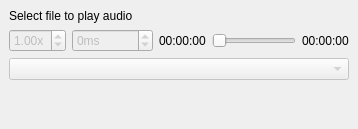
  <widget class="QDockWidget" name="dockAudio">
   <property name="minimumSize">
    <size>
     <width>324</width>
     <height>124</height>
    </size>
   </property>
   <property name="contextMenuPolicy">
    <enum>Qt::ContextMenuPolicy::NoContextMenu</enum>
   </property>
   <property name="toolTip">
    <string>Audio seeker and other controls</string>
   </property>
   <property name="windowTitle">
    <string>Audio Controls</string>
   </property>
   <attribute name="dockWidgetArea">
    <number>8</number>
   </attribute>
   <widget class="QWidget" name="dockWidgetContents_4">
    <layout class="QVBoxLayout" name="verticalLayout_6">
     <item>
      <widget class="QLabel" name="audio_label">
       <property name="text">
        <string>Select file to play audio</string>
       </property>
      </widget>
     </item>
     <item>
      <layout class="QHBoxLayout" name="horizontalLayout_7">
       <item>
        <widget class="QDoubleSpinBox" name="playRate">
         <property name="enabled">
          <bool>false</bool>
         </property>
         <property name="sizePolicy">
          <sizepolicy hsizetype="Minimum" vsizetype="Fixed">
           <horstretch>0</horstretch>
           <verstretch>0</verstretch>
          </sizepolicy>
         </property>
         <property name="minimumSize">
          <size>
           <width>0</width>
           <height>0</height>
          </size>
         </property>
         <property name="focusPolicy">
          <enum>Qt::FocusPolicy::NoFocus</enum>
         </property>
         <property name="toolTip">
          <string>Playback rate</string>
         </property>
         <property name="suffix">
          <string>x</string>
         </property>
         <property name="minimum">
          <double>0.050000000000000</double>
         </property>
         <property name="maximum">
          <double>2.000000000000000</double>
         </property>
         <property name="singleStep">
          <double>0.050000000000000</double>
         </property>
         <property name="value">
          <double>1.000000000000000</double>
         </property>
        </widget>
       </item>
       <item>
        <widget class="QSpinBox" name="audioDelay">
         <property name="enabled">
          <bool>false</bool>
         </property>
         <property name="focusPolicy">
          <enum>Qt::FocusPolicy::NoFocus</enum>
         </property>
         <property name="toolTip">
          <string>Millisecond adjustment between actual timestamp and audio and steno timestamps.</string>
         </property>
         <property name="suffix">
          <string>ms</string>
         </property>
         <property name="minimum">
          <number>-10000</number>
         </property>
         <property name="maximum">
          <number>10000</number>
         </property>
         <property name="singleStep">
          <number>100</number>
         </property>
        </widget>
       </item>
       <item>
        <widget class="QLabel" name="audio_curr_pos">
         <property name="toolTip">
          <string>Current time</string>
         </property>
         <property name="text">
          <string>00:00:00</string>
         </property>
        </widget>
       </item>
       <item>
        <widget class="QSlider" name="audio_seeker">
         <property name="enabled">
          <bool>false</bool>
         </property>
         <property name="focusPolicy">
          <enum>Qt::FocusPolicy::NoFocus</enum>
         </property>
         <property name="toolTip">
          <string>Track for media presently playing</string>
         </property>
         <property name="orientation">
          <enum>Qt::Orientation::Horizontal</enum>
         </property>
        </widget>
       </item>
       <item>
        <widget class="QLabel" name="audio_duration">
         <property name="toolTip">
          <string>Duration of track</string>
         </property>
         <property name="text">
          <string>00:00:00</string>
         </property>
        </widget>
       </item>
      </layout>
     </item>
     <item>
      <widget class="QComboBox" name="audio_output">
       <property name="enabled">
        <bool>false</bool>
       </property>
       <property name="toolTip">
        <string>Select output device</string>
       </property>
      </widget>
     </item>
     <item>
      <spacer name="verticalSpacer_6">
       <property name="orientation">
        <enum>Qt::Orientation::Vertical</enum>
       </property>
       <property name="sizeHint" stdset="0">
        <size>
         <width>20</width>
         <height>40</height>
        </size>
       </property>
      </spacer>
     </item>
     <item>
      <layout class="QVBoxLayout" name="videoLayout"/>
     </item>
    </layout>
   </widget>
  </widget>
